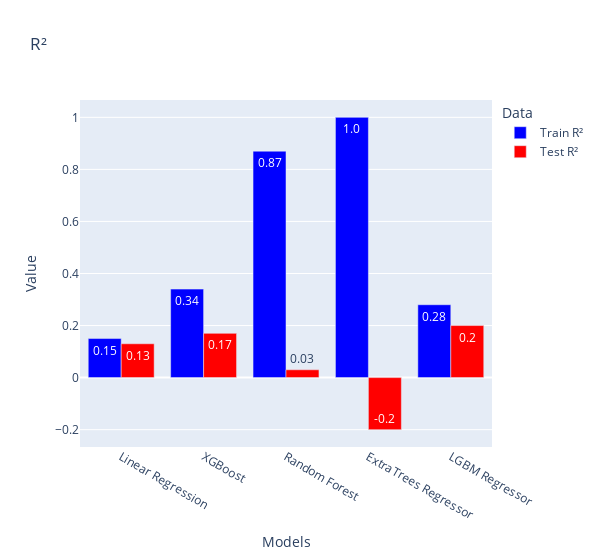

Source (notebook cell):
### Code cell
fig = go.Figure()

# Bar chart for R²
fig.add_trace(go.Bar(
    x=models,
    y=train_r2,
    name='Train R²',
    marker_color='blue',
    text=train_r2,  # Add this line to specify the text for each bar
    # 'auto' places the text inside the bars; you can also use 'outside' or 'inside'
    textposition='auto'
))

fig.add_trace(go.Bar(
    x=models,
    y=test_r2,
    name='Test R²',
    marker_color='red',
    text=test_r2,  # Add this line to specify the text for each bar
    # 'auto' places the text inside the bars; you can also use 'outside' or 'inside'
    textposition='auto'
))

# Update the layout
fig.update_layout(
    barmode='group',
    title='R²',
    xaxis_title='Models',
    yaxis_title='Value',
    legend_title='Data',
    width=600,
    # plot_bgcolor='rgba(0,0,0,0)',  # Set plot background color to transparent
    # paper_bgcolor='rgba(0,0,0,0)'
)

# Show the plot
fig.show()

### Figure 1 — Plotly figure (JSON) as saved in the notebook; plotly's stock layout.template omitted (floating-point values rounded to 4 significant figures)
{"data": [{"marker": {"color": "blue"}, "name": "Train R²", "text": ["0.15", "0.34", "0.87", "1.0", "0.28"], "textposition": "auto", "type": "bar", "x": ["Linear Regression", "XGBoost", "Random Forest", "ExtraTrees Regressor", "LGBM Regressor"], "y": [0.15, 0.34, 0.87, 1, 0.28]}, {"marker": {"color": "red"}, "name": "Test R²", "text": ["0.13", "0.17", "0.03", "-0.2", "0.2"], "textposition": "auto", "type": "bar", "x": ["Linear Regression", "XGBoost", "Random Forest", "ExtraTrees Regressor", "LGBM Regressor"], "y": [0.13, 0.17, 0.03, -0.2, 0.2]}], "layout": {"barmode": "group", "legend": {"title": {"text": "Data"}}, "title": {"text": "R²"}, "width": 600, "xaxis": {"title": {"text": "Models"}}, "yaxis": {"title": {"text": "Value"}}}}
